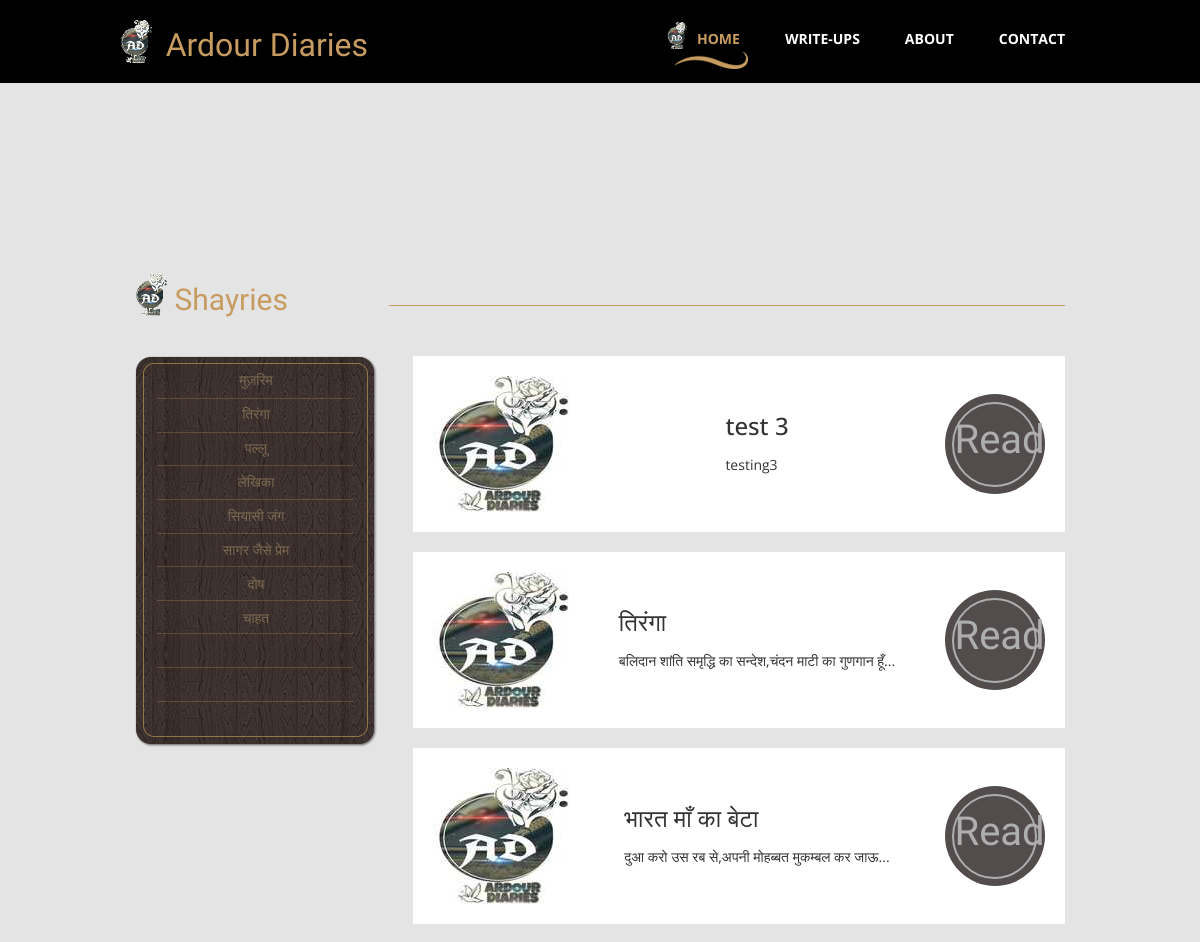
Before: /shayries/ (upper part) with the older database file.
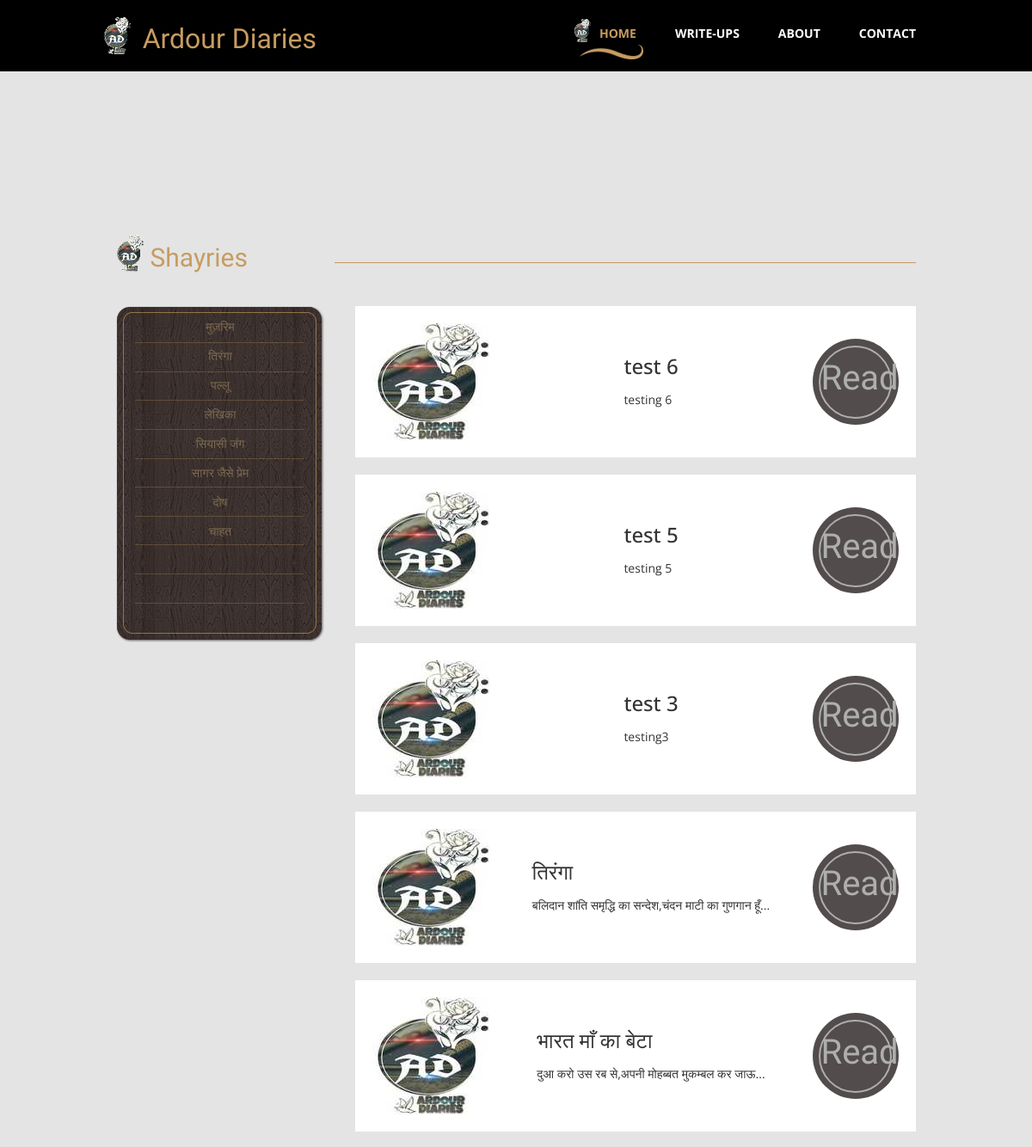
After: the same page with the newer database file.
### diaries/models.py (models this page shows, shortened)
class shayri(models.Model):
    title = models.CharField(max_length=100, null=True)
    desc = models.TextField(max_length=500, null=True)
    content = models.TextField(max_length=5000, null=True)
    date_created = models.DateTimeField(auto_now_add=True, null=True)
    shayri_image = models.ImageField(upload_to='shayri', null=True, blank=True)
    insta_link = models.URLField(blank=True, null=True)
    fb_link = models.URLField(blank=True, null=True)
    class Meta:
        ordering = ["-date_created"]

### diaries/views.py (the view)
# urls.py: path('shayries/', views.shayries, name="shayries"),
def shayries(request):
    shayry = shayri.objects.all()
    return render(request, "shayries.html", {'shayry': shayry})

### templates/shayries.html
{% extends 'main.html' %}
{% block content %}
{% load static %}
    <div class="tm-main-section light-gray-bg">
      <div class="container" id="main">
        <section class="tm-section row">
          <div class="col-lg-12 tm-section-header-container margin-bottom-30">
            <h2 class="tm-section-header gold-text tm-handwriting-font"><img src="{% static 'img/logo.png' %}" alt="Logo" class="tm-site-logo"> Shayries</h2>
            <div class="tm-hr-container"><hr class="tm-hr"></div>
          </div>
          <div>
            <div class="col-lg-3 col-md-3">
              <div class="tm-position-relative margin-bottom-30">
                <nav class="tm-side-menu">
                  <ul>
                    <li><a href="/shayries/shayrees/8">मुज़रिम</a></li>
                    <li><a href="/shayries/shayrees/13"> तिरंगा</a></li>
                    <li><a href="/shayries/shayrees/11">पल्लू</a></li>
                    <li><a href="/shayries/shayrees/4">लेखिका</a></li>
                    <li><a href="/shayries/shayrees/1"> सियासी जंग </a></li>
                    <li><a href="/shayries/shayrees/10">सागर जैसे प्रेम</a></li>
                    <li><a href="/shayries/shayrees/2">दोष</a></li>
                    <li><a href="/shayries/shayrees/6">चाहत</a></li>
                  </ul>
                </nav>
                <img src="{% static 'img/vertical-menu-bg.png' %}" alt="Menu bg" class="tm-side-menu-bg">
              </div>
            </div>
            <div class="tm-menu-product-content col-lg-9 col-md-9">
              {% for i in shayry %}
              <div class="tm-product">
                <img src="{% static 'img/logo1.jpeg' %}" alt="shayries">
                <div class="tm-product-text">
                  <h3 class="tm-product-title">{{i.title}}</h3>
                  <p class="tm-product-description">{{i.desc}}</p>
                </div>
                <div class="tm-product-price">
                  <a href="/shayries/shayrees/{{i.id}}" class="tm-product-price-link tm-handwriting-font">Read</a>
                </div>
              </div>
              {% endfor %}
            </div>
          </div>
        </section>
      </div>
    </div>
    {% endblock %}

Changed rows visible on the page:
added shayri: title "test 6", desc "testing 6"
added shayri: title "test 5", desc "testing 5"
